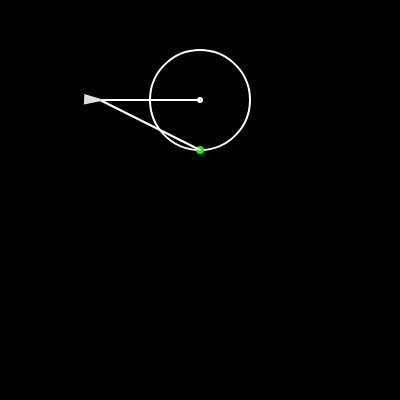
Frame 1 (no input)
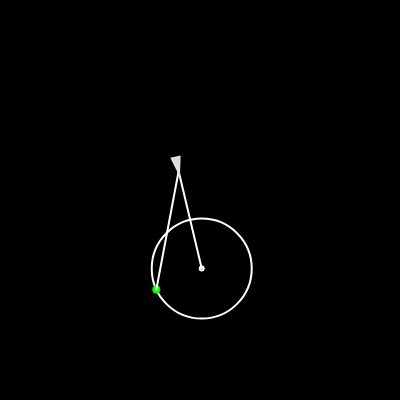
Frame 60 (no input)
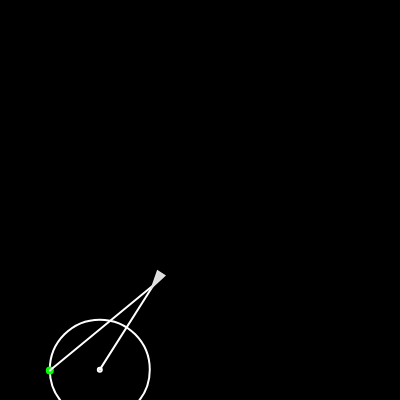
Frame 120 (the mouse pressed at the canvas centre since frame 60)

The p5.js sketch that drew these frames (run headless with seeded random() and noise() and a simulated clock; from frame 60 on, the mouse is pressed at the canvas centre):

// p5.js sketch
// ── sketch.js
let vehicle;

function setup() {
    createCanvas(400, 400);
    vehicle = new Vehicle(100,100);
}

function draw() {
    background(0);

    vehicle.wander();

    vehicle.update();
    vehicle.show();
    vehicle.edges();
}

// ── vehicle.js
class Vehicle{
  constructor(x, y) {
    this.pos = createVector(x,y);
    this.vel = createVector(1,0);
    this.acc = createVector(0, 0);

    this.r = 16;
    this.mass = 1;
    this.maxSpeed = 2;
    this.maxForce = 0.1;

    this.wanderTheta = PI/2;
  }

  seek(target, arrival){

    let targetV = target.pos.copy();
    let force = p5.Vector.sub(targetV, this.pos); //desired path
    let desiredSpeed = this.maxSpeed;

    if(arrival){
      let slowRadius = 100;
      let dist = force.mag();

      if(dist < slowRadius){
        desiredSpeed = map(dist, 0, slowRadius, 0, this.maxSpeed);
        force.setMag(desiredSpeed);
      }
    }

    force.setMag(desiredSpeed); 
    force.sub(this.vel);    //subtract current velocity and limit the acting force to "maxForce"
    force.limit(this.maxForce);
    return(force);
  }

    arrive(target){
    return this.seek(target, true);
  }


  pursue(vehicle){
    let target = vehicle.pos.copy();
    let prediction = vehicle.vel.copy();
    prediction.mult(10);
    target.add(prediction);
    return this.seek({pos: target});
  }

  flee(predator){
    return this.seek(predator).mult(-1);
  }

  evade(vehicle){
    let pursuit = this.pursue(vehicle);
    pursuit.mult(-1);
    return pursuit;
  }


  wander(){
    let wanderPoint = this.vel.copy();
    wanderPoint.setMag(100); //casts vel 100 pixels out. 
    wanderPoint.add(this.pos);

    fill(0);
    stroke(255);
    strokeWeight(2);

    circle(wanderPoint.x, wanderPoint.y, 4);
    let wanderRadius = 50;
    noFill();
    circle(wanderPoint.x, wanderPoint.y, wanderRadius * 2);

    stroke(255);
    line(this.pos.x, this.pos.y, wanderPoint.x, wanderPoint.y);


    let theta = this.wanderTheta + this.vel.heading(); 
    let x = wanderRadius * cos(theta);
    let y = wanderRadius * sin(theta);

    fill(0,255,0);
    noStroke();
    wanderPoint.add(x, y);
    circle(wanderPoint.x, wanderPoint.y, 8);

    stroke(255);
    line(this.pos.x, this.pos.y, wanderPoint.x, wanderPoint.y);

    let steerForce = wanderPoint.sub(this.pos);
    steerForce.setMag(this.maxForce);
    this.applyForce(steerForce);

    let displacement = 0.3;
    this.wanderTheta += random(-displacement, displacement);

  }

  /**
   * divides force by mass, then adds to the objects acceleration
   */
  applyForce(force) {
    let f = p5.Vector.div(force, this.mass);
    this.acc.add(f);
  }

    /**
     * In the event an automated target moves offscreen, it will be returned on the opposite side.
     */
    edges() {
      let edgeWrap = false;

      if (this.pos.x > width + this.r) {
        this.pos.x = -this.r;
        edgeWrap = true;

      } else if (this.pos.x < -this.r) {
        this.pos.x = width + this.r;
        edgeWrap = true;
      }
      if (this.pos.y > height + this.r) {
        this.pos.y = -this.r;
        edgeWrap = true;
      } else if (this.pos.y < -this.r) {
        this.pos.y = height + this.r;
        edgeWrap = true;
      }

      if (edgeWrap){
        this.onEdgeWrap();
      }
  }

  /**
   * blank function for method override
   */
  onEdgeWrap(){
    
  }


  update() {
    this.vel.add(this.acc);
    this.vel.limit(this.maxSpeed);
    this.pos.add(this.vel);
    this.acc.mult(0);
  }

  show() {
    stroke(225);
    strokeWeight(2);
    fill(220);
    push();
      translate(this.pos.x, this.pos.y,);
      rotate(this.vel.heading());
      triangle(-this.r, -this.r/4, -this.r, this.r/4, 0,0);
    pop();
  }
}

class Target extends Vehicle{
  constructor(x,y){
    super(x,y);
  }
  
  update(){
    this.pos.set(mouseX,mouseY);
  }

  show(){
    noStroke();
    fill(255,0,0);
    ellipse(this.pos.x, this.pos.y, 16);
  }
}
